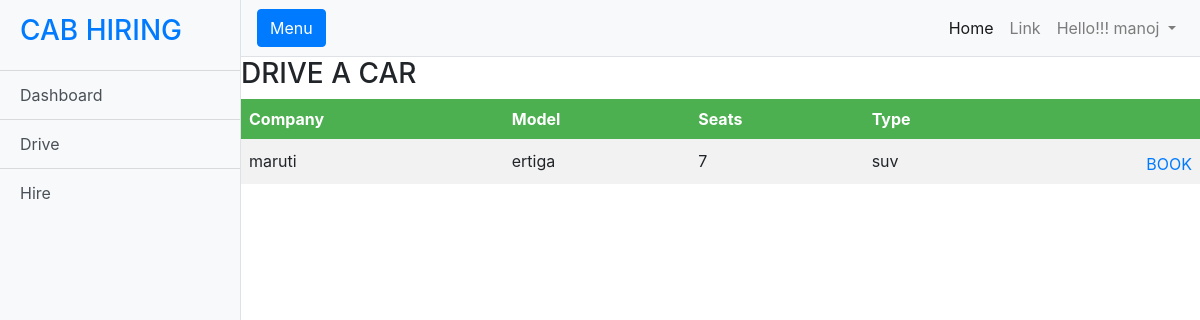
/user/hviewcars (signed in), run on an earlier commit of the app's database.
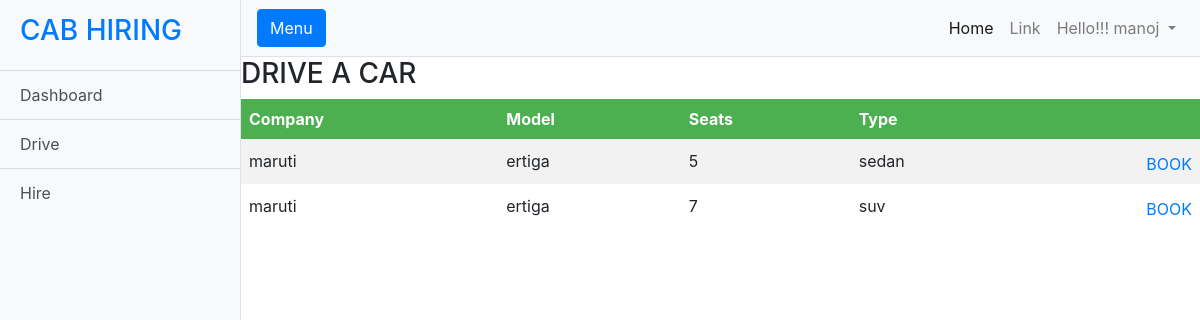
And on a later commit of the database.
### hiring/models.py (models this page shows)
class HiredCar(models.Model):
    HcarRegistration=models.CharField(max_length=10,primary_key=True,default='AP37CJ2900')
    CarCompany=models.CharField(max_length=30,default="maruti")
    CarName=models.CharField(max_length=30)
    CarCapacity=models.IntegerField();
    Cartype=models.CharField(max_length=10)
    CarDescription=models.CharField(max_length=300,default='')
    image=models.URLField(max_length=500, blank=True, default='')
    status=models.IntegerField(default=0)
    Costperkilometer=models.IntegerField(default=0)

### users/views.py (the view)
# urls.py: path('hviewcars',views.hviewcars,name='hviewcars'),
def hviewcars(request):
    phone = request.user.username
    n = userdb.objects.get(mobileno=phone)
    q = HiredCar.objects.filter(status=0,Cartype="sedan")
    w = HiredCar.objects.filter(status=0, Cartype="micro")
    e = HiredCar.objects.filter(status=0, Cartype="hatchback")
    r = HiredCar.objects.filter(status=0, Cartype="suv")
    return render(request, 'hiredrives.html',{'q':q,'w':w,'e':e,'r':r,'n':n} )

### templates/hiredrives.html (shortened to what this page needs)
{% include 'base.html' %}
<h3>DRIVE  A CAR</h3>
</head>
<body>
<table>
  <tr>
    <th>Company</th>
    <th>Model</th>
	<th>Seats</th>
	<th>Type</th>
    <th></th>
  </tr>
  {% for i in q %}
  <tr>
    <td>{{i.CarCompany}}</td>
	<td>{{i.CarName}}</td>
	<td>{{i.CarCapacity}}</td>
	<td>{{i.Cartype}}</td>
	<td><a href="{% url 'hbookcar' i.HcarRegistration%}" style="float: right;margin-top: 5px;">BOOK</a></td>
	</tr>
	{% endfor %}
	{% for i in r %}
  <tr>
    <td>{{i.CarCompany}}</td>
	<td>{{i.CarName}}</td>
	<td>{{i.CarCapacity}}</td>
	<td>{{i.Cartype}}</td>
	<td><a href="{% url 'hbookcar' i.HcarRegistration%}" style="float: right;margin-top: 5px;">BOOK</a></td>
	</tr>
	{% endfor %}
</table>
{% include 'footer.html' %}

What changed in the data, as far as the page shows it:
added HiredCar: CarCompany "maruti", CarName "ertiga", CarCapacity "5", Cartype "sedan", shown under "DRIVE A CAR"
